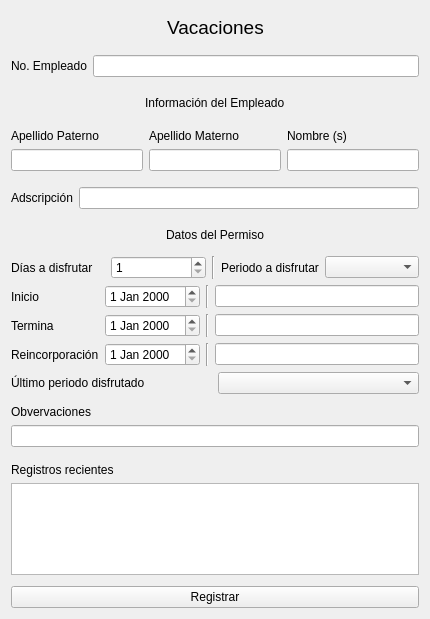
<?xml version="1.0" encoding="UTF-8"?>
<ui version="4.0">
 <class>Form</class>
 <widget class="QWidget" name="Form">
  <property name="geometry">
   <rect>
    <x>0</x>
    <y>0</y>
    <width>430</width>
    <height>619</height>
   </rect>
  </property>
  <property name="windowTitle">
   <string>Form</string>
  </property>
  <layout class="QGridLayout" name="gridLayout">
   <item row="0" column="0" colspan="3">
    <layout class="QHBoxLayout" name="horizontalLayout_17">
     <property name="spacing">
      <number>5</number>
     </property>
     <property name="sizeConstraint">
      <enum>QLayout::SetDefaultConstraint</enum>
     </property>
     <property name="leftMargin">
      <number>4</number>
     </property>
     <property name="topMargin">
      <number>5</number>
     </property>
     <property name="rightMargin">
      <number>4</number>
     </property>
     <property name="bottomMargin">
      <number>5</number>
     </property>
     <item>
      <spacer name="horizontalSpacer_15">
       <property name="orientation">
        <enum>Qt::Horizontal</enum>
       </property>
       <property name="sizeHint" stdset="0">
        <size>
         <width>40</width>
         <height>20</height>
        </size>
       </property>
      </spacer>
     </item>
     <item>
      <widget class="QLabel" name="title_label_3">
       <property name="font">
        <font>
         <pointsize>14</pointsize>
        </font>
       </property>
       <property name="text">
        <string>Vacaciones</string>
       </property>
      </widget>
     </item>
     <item>
      <spacer name="horizontalSpacer_16">
       <property name="orientation">
        <enum>Qt::Horizontal</enum>
       </property>
       <property name="sizeHint" stdset="0">
        <size>
         <width>40</width>
         <height>20</height>
        </size>
       </property>
      </spacer>
     </item>
    </layout>
   </item>
   <item row="1" column="0" colspan="3">
    <layout class="QHBoxLayout" name="horizontalLayout_18">
     <property name="sizeConstraint">
      <enum>QLayout::SetDefaultConstraint</enum>
     </property>
     <property name="topMargin">
      <number>5</number>
     </property>
     <property name="bottomMargin">
      <number>5</number>
     </property>
     <item>
      <widget class="QLabel" name="no_emp_label">
       <property name="text">
        <string>No. Empleado</string>
       </property>
      </widget>
     </item>
     <item>
      <widget class="QLineEdit" name="no_emp_input"/>
     </item>
    </layout>
   </item>
   <item row="2" column="0" colspan="3">
    <layout class="QHBoxLayout" name="horizontalLayout_2">
     <property name="topMargin">
      <number>5</number>
     </property>
     <property name="bottomMargin">
      <number>5</number>
     </property>
     <item>
      <spacer name="horizontalSpacer">
       <property name="orientation">
        <enum>Qt::Horizontal</enum>
       </property>
       <property name="sizeHint" stdset="0">
        <size>
         <width>40</width>
         <height>20</height>
        </size>
       </property>
      </spacer>
     </item>
     <item>
      <widget class="QLabel" name="inf_emp_label_2">
       <property name="text">
        <string>Información del Empleado</string>
       </property>
      </widget>
     </item>
     <item>
      <spacer name="horizontalSpacer_2">
       <property name="orientation">
        <enum>Qt::Horizontal</enum>
       </property>
       <property name="sizeHint" stdset="0">
        <size>
         <width>40</width>
         <height>20</height>
        </size>
       </property>
      </spacer>
     </item>
    </layout>
   </item>
   <item row="3" column="0">
    <layout class="QVBoxLayout" name="verticalLayout_9">
     <property name="topMargin">
      <number>5</number>
     </property>
     <property name="bottomMargin">
      <number>5</number>
     </property>
     <item>
      <widget class="QLabel" name="aPaterno_label">
       <property name="text">
        <string>Apellido Paterno</string>
       </property>
      </widget>
     </item>
     <item>
      <widget class="QLineEdit" name="aPaterno_input"/>
     </item>
    </layout>
   </item>
   <item row="3" column="1">
    <layout class="QVBoxLayout" name="verticalLayout_7">
     <property name="topMargin">
      <number>5</number>
     </property>
     <property name="bottomMargin">
      <number>5</number>
     </property>
     <item>
      <widget class="QLabel" name="aMaterno_label">
       <property name="text">
        <string>Apellido Materno</string>
       </property>
      </widget>
     </item>
     <item>
      <widget class="QLineEdit" name="aMaterno_input"/>
     </item>
    </layout>
   </item>
   <item row="3" column="2">
    <layout class="QVBoxLayout" name="verticalLayout_8">
     <property name="topMargin">
      <number>5</number>
     </property>
     <property name="bottomMargin">
      <number>5</number>
     </property>
     <item>
      <widget class="QLabel" name="nombre_label">
       <property name="text">
        <string>Nombre (s)</string>
       </property>
      </widget>
     </item>
     <item>
      <widget class="QLineEdit" name="nombre_input"/>
     </item>
    </layout>
   </item>
   <item row="4" column="0" colspan="3">
    <layout class="QHBoxLayout" name="horizontalLayout_19">
     <property name="topMargin">
      <number>5</number>
     </property>
     <property name="bottomMargin">
      <number>5</number>
     </property>
     <item>
      <widget class="QLabel" name="adscripcion_label">
       <property name="text">
        <string>Adscripción</string>
       </property>
      </widget>
     </item>
     <item>
      <widget class="QLineEdit" name="adscripcion_input"/>
     </item>
    </layout>
   </item>
   <item row="5" column="0" colspan="3">
    <layout class="QHBoxLayout" name="horizontalLayout_20">
     <property name="topMargin">
      <number>5</number>
     </property>
     <property name="bottomMargin">
      <number>5</number>
     </property>
     <item>
      <spacer name="horizontalSpacer_17">
       <property name="orientation">
        <enum>Qt::Horizontal</enum>
       </property>
       <property name="sizeHint" stdset="0">
        <size>
         <width>40</width>
         <height>20</height>
        </size>
       </property>
      </spacer>
     </item>
     <item>
      <widget class="QLabel" name="datos_permiso_label">
       <property name="text">
        <string>Datos del Permiso</string>
       </property>
      </widget>
     </item>
     <item>
      <spacer name="horizontalSpacer_18">
       <property name="orientation">
        <enum>Qt::Horizontal</enum>
       </property>
       <property name="sizeHint" stdset="0">
        <size>
         <width>40</width>
         <height>20</height>
        </size>
       </property>
      </spacer>
     </item>
    </layout>
   </item>
   <item row="6" column="0" colspan="3">
    <layout class="QHBoxLayout" name="horizontalLayout_3">
     <item>
      <widget class="QLabel" name="dias_label">
       <property name="text">
        <string>Días a disfrutar</string>
       </property>
      </widget>
     </item>
     <item>
      <widget class="QSpinBox" name="dias_input">
       <property name="minimum">
        <number>1</number>
       </property>
      </widget>
     </item>
     <item>
      <widget class="Line" name="line_9">
       <property name="orientation">
        <enum>Qt::Vertical</enum>
       </property>
      </widget>
     </item>
     <item>
      <widget class="QLabel" name="periodo_label">
       <property name="text">
        <string>Periodo a disfrutar</string>
       </property>
      </widget>
     </item>
     <item>
      <widget class="QComboBox" name="periodo_input"/>
     </item>
    </layout>
   </item>
   <item row="7" column="0" colspan="3">
    <layout class="QFormLayout" name="formLayout_2">
     <item row="0" column="0">
      <widget class="QLabel" name="inicio_label_2">
       <property name="text">
        <string>Inicio</string>
       </property>
      </widget>
     </item>
     <item row="1" column="0">
      <widget class="QLabel" name="termino_label_2">
       <property name="text">
        <string>Termina</string>
       </property>
      </widget>
     </item>
     <item row="2" column="0">
      <widget class="QLabel" name="reincorporacion_label_2">
       <property name="text">
        <string>Reincorporación</string>
       </property>
      </widget>
     </item>
     <item row="2" column="1">
      <layout class="QHBoxLayout" name="horizontalLayout_21">
       <item>
        <widget class="QDateEdit" name="reincorporacion_input"/>
       </item>
       <item>
        <widget class="Line" name="line_6">
         <property name="orientation">
          <enum>Qt::Vertical</enum>
         </property>
        </widget>
       </item>
       <item>
        <widget class="QLineEdit" name="reincorporacion_text_input">
         <property name="readOnly">
          <bool>true</bool>
         </property>
        </widget>
       </item>
      </layout>
     </item>
     <item row="0" column="1">
      <layout class="QHBoxLayout" name="horizontalLayout_22">
       <item>
        <widget class="QDateEdit" name="inicio_input"/>
       </item>
       <item>
        <widget class="Line" name="line_7">
         <property name="orientation">
          <enum>Qt::Vertical</enum>
         </property>
        </widget>
       </item>
       <item>
        <widget class="QLineEdit" name="inicio_text_input">
         <property name="readOnly">
          <bool>true</bool>
         </property>
        </widget>
       </item>
      </layout>
     </item>
     <item row="1" column="1">
      <layout class="QHBoxLayout" name="horizontalLayout_23">
       <item>
        <widget class="QDateEdit" name="termino_input"/>
       </item>
       <item>
        <widget class="Line" name="line_8">
         <property name="orientation">
          <enum>Qt::Vertical</enum>
         </property>
        </widget>
       </item>
       <item>
        <widget class="QLineEdit" name="termino_text_input">
         <property name="readOnly">
          <bool>true</bool>
         </property>
        </widget>
       </item>
      </layout>
     </item>
    </layout>
   </item>
   <item row="8" column="0" colspan="3">
    <layout class="QHBoxLayout" name="horizontalLayout">
     <item>
      <widget class="QLabel" name="ultimo_periodo_label">
       <property name="text">
        <string>Último periodo disfrutado</string>
       </property>
      </widget>
     </item>
     <item>
      <widget class="QComboBox" name="ultimo_periodo_input"/>
     </item>
    </layout>
   </item>
   <item row="9" column="0" colspan="3">
    <layout class="QGridLayout" name="gridLayout_3">
     <property name="topMargin">
      <number>5</number>
     </property>
     <property name="bottomMargin">
      <number>5</number>
     </property>
     <item row="0" column="0">
      <widget class="QLabel" name="observ_label">
       <property name="text">
        <string>Obvervaciones</string>
       </property>
       <property name="alignment">
        <set>Qt::AlignLeading|Qt::AlignLeft|Qt::AlignTop</set>
       </property>
      </widget>
     </item>
     <item row="1" column="0">
      <widget class="QLineEdit" name="observ_input"/>
     </item>
    </layout>
   </item>
   <item row="10" column="0" colspan="3">
    <layout class="QVBoxLayout" name="q_table_layout_2">
     <property name="topMargin">
      <number>5</number>
     </property>
     <property name="bottomMargin">
      <number>5</number>
     </property>
     <item>
      <widget class="QLabel" name="table_label">
       <property name="text">
        <string>Registros recientes</string>
       </property>
      </widget>
     </item>
     <item>
      <widget class="QTableWidget" name="table_display"/>
     </item>
    </layout>
   </item>
   <item row="11" column="0" colspan="3">
    <widget class="QPushButton" name="registrar_btn">
     <property name="maximumSize">
      <size>
       <width>16777215</width>
       <height>16777210</height>
      </size>
     </property>
     <property name="text">
      <string>Registrar</string>
     </property>
     <property name="autoDefault">
      <bool>false</bool>
     </property>
     <property name="default">
      <bool>false</bool>
     </property>
     <property name="flat">
      <bool>false</bool>
     </property>
    </widget>
   </item>
  </layout>
 </widget>
 <resources/>
 <connections/>
</ui>
